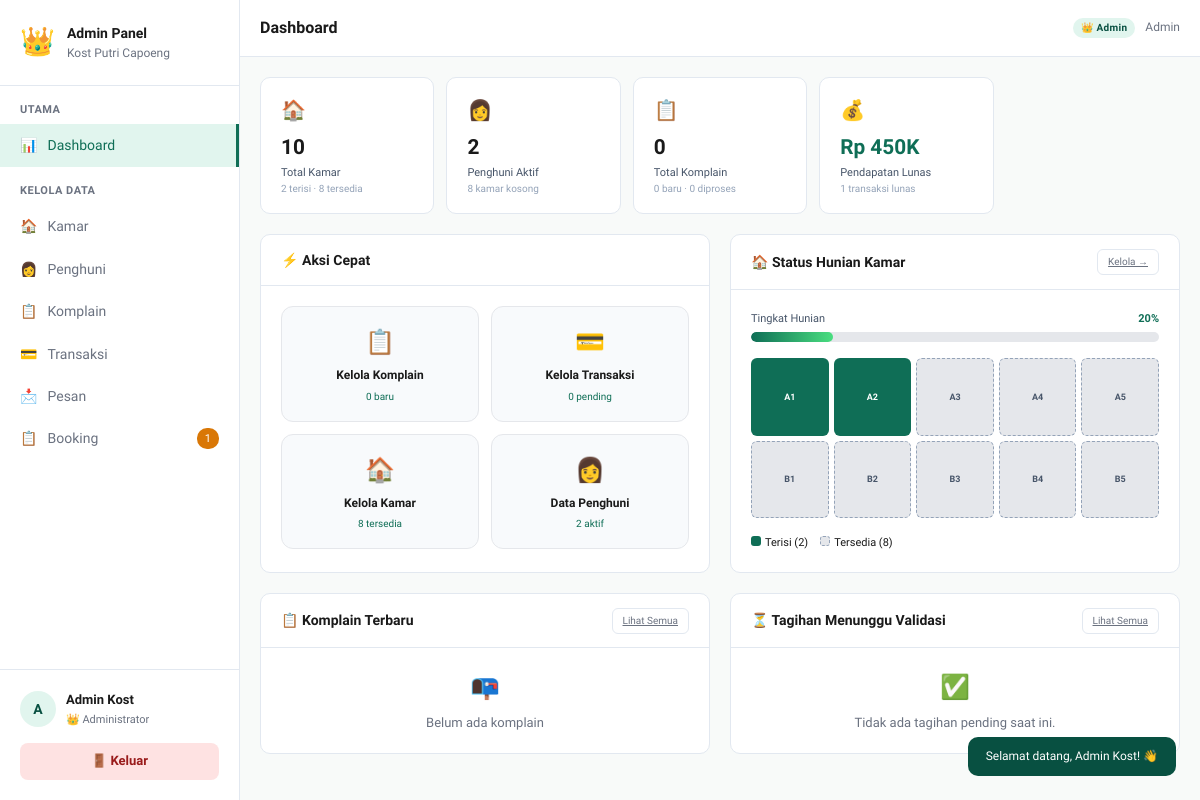
The page /admin.php (signed in) on the database its author committed.
### tables this page shows
CREATE TABLE `tb_transaksi` (
  `id` int NOT NULL,
  `nama` varchar(100) DEFAULT NULL,
  `no_kamar` varchar(10) DEFAULT NULL,
  `bulan` varchar(30) DEFAULT NULL,
  `jumlah` int DEFAULT NULL,
  `metode` varchar(50) DEFAULT '-',
  `status` enum('terkirim','pending','lunas','gagal') DEFAULT 'terkirim',
  `tanggal` date DEFAULT NULL,
  `no_hp` varchar(20) DEFAULT NULL,
  `bukti` varchar(255) DEFAULT NULL,
  `catatan` text
);

CREATE TABLE `tb_kamar` (
  `id` int NOT NULL,
  `nama` varchar(50) NOT NULL,
  `tipe` enum('Standard','Premium') NOT NULL,
  `harga` int NOT NULL,
  `status` enum('tersedia','terisi') DEFAULT 'tersedia',
  `fasilitas` text,
  `foto` varchar(255) DEFAULT ''
);

### admin.php (called while the page is built, shortened)
<?php
require_once 'config.php';
$page = $_GET['page'] ?? 'dashboard';
$page_map = [
    'dashboard'  => ['file' => 'admin/page/dashboard.php',  'title' => 'Dashboard'],
    'kamar'      => ['file' => 'admin/page/kamar.php',      'title' => 'Kelola Kamar'],
    'penghuni'   => ['file' => 'admin/page/penghuni.php',   'title' => 'Data Penghuni'],
    'komplain'   => ['file' => 'admin/page/komplain.php',   'title' => 'Manajemen Komplain'],
    'transaksi'  => ['file' => 'admin/page/transaksi.php',  'title' => 'Manajemen Transaksi'],
    'pesan'      => ['file' => 'admin/page/pesan.php',      'title' => 'Manajemen Pesan'],
    'booking'    => ['file' => 'admin/page/booking.php',    'title' => 'Manajemen Booking'],
];
include 'admin/header.php';
include $page_map[$page]['file'];
include 'admin/footer.php';

### config.php (called while the page is built, shortened)
<?php
function getDB() {
    static $conn = null;
    if ($conn !== null) return $conn;
    $c = new mysqli(DB_HOST, DB_USER, DB_PASS, DB_NAME);
    $c->set_charset('utf8mb4');
    $conn = $c;
    return $conn;
}
function getTransaksiAll() {
    $db = getDB();
    $result = $db->query("SELECT * FROM tb_transaksi ORDER BY id ASC");
    $rows = [];
    while ($row = $result->fetch_assoc()) $rows[] = $row;
    return $rows;
}
function getKamarData() {
    $db = getDB();
    $result = $db->query("SELECT * FROM tb_kamar ORDER BY id ASC");
    $rows = [];
    while ($row = $result->fetch_assoc()) $rows[] = $row;
    return $rows;
}
function getKomplainAll() {
    $db = getDB();
    $result = $db->query("SELECT * FROM tb_komplain ORDER BY id DESC");
    $rows = [];
    return $rows;
}

### admin/page/dashboard.php (the view, shortened to what this page needs)
<?php
$kamar_all     = getKamarData();
$komplain_all  = getKomplainAll();
$transaksi_all = getTransaksiAll();
$total_kamar   = count($kamar_all);
$tersedia      = count(array_filter($kamar_all, fn($k) => $k['status'] === 'tersedia'));
$terisi        = $total_kamar - $tersedia;
$komplain_baru = count(array_filter($komplain_all, fn($k) => $k['status'] === 'baru'));
$komplain_pros = count(array_filter($komplain_all, fn($k) => $k['status'] === 'diproses'));
$pending_list  = array_filter($transaksi_all, fn($t) => $t['status'] === 'pending');
$lunas_list    = array_filter($transaksi_all, fn($t) => $t['status'] === 'lunas');
$total_pending  = count($pending_list);
$total_lunas    = count($lunas_list);
$total_pendapatan = array_sum(array_column(array_values($lunas_list), 'jumlah'));
?>
<div class="admin-stats-grid">
  <div class="admin-stat-card accent">
    <div class="admin-stat-icon">🏠</div>
    <div class="admin-stat-val"><?= $total_kamar ?></div>
    <div class="admin-stat-lbl">Total Kamar</div>
    <div class="admin-stat-sub"><?= $terisi ?> terisi · <?= $tersedia ?> tersedia</div>
  </div>
  <div class="admin-stat-card">
    <div class="admin-stat-icon">👩</div>
    <div class="admin-stat-val"><?= $terisi ?></div>
    <div class="admin-stat-lbl">Penghuni Aktif</div>
    <div class="admin-stat-sub"><?= $tersedia ?> kamar kosong</div>
  </div>
  <div class="admin-stat-card">
    <div class="admin-stat-icon">📋</div>
    <div class="admin-stat-val"><?= count($komplain_all) ?></div>
    <div class="admin-stat-lbl">Total Komplain</div>
    <div class="admin-stat-sub"><?= $komplain_baru ?> baru · <?= $komplain_pros ?> diproses</div>
  </div>
  <div class="admin-stat-card">
    <div class="admin-stat-icon">💰</div>
    <div class="admin-stat-val" style="color:#0F6E56;">Rp <?= number_format($total_pendapatan/1000, 0, ',', '.') ?>K</div>
    <div class="admin-stat-lbl">Pendapatan Lunas</div>
    <div class="admin-stat-sub"><?= $total_lunas ?> transaksi lunas</div>
  </div>
</div>
<div class="admin-grid-2">
  <div class="admin-card">
    <div class="admin-card-header">
      <span class="admin-card-title">⚡ Aksi Cepat</span>
    </div>
    <div class="admin-card-body" style="display:grid;grid-template-columns:repeat(auto-fit, minmax(130px,1fr));gap:.75rem;">
      <?php
      $actions = [
        ['admin.php?page=komplain', '📋', 'Kelola Komplain', $komplain_baru.' baru', $komplain_baru>0?'#dc2626':'#0F6E56'],
        ['admin.php?page=transaksi', '💳', 'Kelola Transaksi', $total_pending.' pending', $total_pending>0?'#d97706':'#0F6E56'],
        ['admin.php?page=kamar', '🏠', 'Kelola Kamar', $tersedia.' tersedia', '#0F6E56'],
        ['admin.php?page=penghuni', '👩', 'Data Penghuni', $terisi.' aktif', '#0F6E56'],
      ];
      foreach($actions as $a):
      ?>
      <a href="<?= $a[0] ?>" style="text-decoration:none;">
        <div style="background:#f8fafc;border:1px solid #e5e7eb;border-radius:12px;padding:1rem;text-align:center;transition:border-color .2s;"
             onmouseover="this.style.borderColor='<?= $a[4] ?>'" onmouseout="this.style.borderColor='#e5e7eb'">
          <div style="font-size:1.5rem;margin-bottom:5px;"><?= $a[1] ?></div>
          <div style="font-weight:700;font-size:12px;color:#1a1a1a;"><?= $a[2] ?></div>
          <div style="font-size:10px;color:<?= $a[4] ?>;margin-top:3px;"><?= $a[3] ?></div>
        </div>
      </a>
      <?php endforeach; ?>
    </div>
  </div>
  <div class="admin-card">
    <div class="admin-card-header">
      <span class="admin-card-title">🏠 Status Hunian Kamar</span>
      <a href="admin.php?page=kamar" class="admin-btn admin-btn-outline admin-btn-sm">Kelola →</a>
    </div>
    <div class="admin-card-body">
      <div style="margin-bottom:1rem;">
        <div style="display:flex;justify-content:space-between;margin-bottom:5px;">
          <span style="font-size:11px;color:#475569;">Tingkat Hunian</span>
          <span style="font-size:11px;font-weight:700;color:#0F6E56;"><?= round($terisi/$total_kamar*100) ?>%</span>
        </div>
        <div style="background:#e5e7eb;border-radius:9px;height:10px;overflow:hidden;">
          <div style="background:linear-gradient(90deg,#0F6E56,#4ade80);height:100%;width:<?= round($terisi/$total_kamar*100) ?>%;border-radius:9px;transition:width .5s;"></div>
        </div>
      </div>
      <div style="display:grid;grid-template-columns:repeat(5,1fr);gap:5px;">
        <?php foreach($kamar_all as $k): ?>
        <div title="<?= $k['nama'] ?> — <?= ucfirst($k['status']) ?>"
             style="aspect-ratio:1;border-radius:6px;display:flex;align-items:center;justify-content:center;font-size:9px;font-weight:700;cursor:default;
             <?= $k['status']==='terisi' ? 'background:#0F6E56;color:white;' : 'background:#e5e7eb;color:#475569;border:1px dashed #94a3b8;' ?>">
          <?= preg_replace('/[^A-Z0-9]/i', '', $k['nama']) ?>
        </div>
        <?php endforeach; ?>
      </div>
      <div style="display:flex;gap:12px;margin-top:1rem;font-size:11px;">
        <span><span style="display:inline-block;width:10px;height:10px;background:#0F6E56;border-radius:3px;margin-right:4px;"></span>Terisi (<?= $terisi ?>)</span>
        <span><span style="display:inline-block;width:10px;height:10px;background:#e5e7eb;border:1px dashed #94a3b8;border-radius:3px;margin-right:4px;"></span>Tersedia (<?= $tersedia ?>)</span>
      </div>
    </div>
  </div>
</div>
<div class="admin-grid-2">
  <div class="admin-card">
    <div class="admin-card-header">
      <span class="admin-card-title">📋 Komplain Terbaru</span>
      <a href="admin.php?page=komplain" class="admin-btn admin-btn-outline admin-btn-sm">Lihat Semua</a>
    </div>
    <?php $recent = array_slice($komplain_all, 0, 5); ?>
    <?php if(empty($recent)): ?>
    <div class="admin-empty"><span class="admin-empty-icon">📭</span>Belum ada komplain</div>
    <?php endif; ?>
  </div>
  <div class="admin-card">
    <div class="admin-card-header">
      <span class="admin-card-title">⏳ Tagihan Menunggu Validasi</span>
      <a href="admin.php?page=transaksi&status=pending" class="admin-btn admin-btn-outline admin-btn-sm">Lihat Semua</a>
    </div>
    <?php $tagihan_pending = array_values($pending_list); ?>
    <?php if(empty($tagihan_pending)): ?>
    <div class="admin-empty"><span class="admin-empty-icon">✅</span>Tidak ada tagihan pending saat ini.</div>
    <?php endif; ?>
  </div>
</div>

### style.css (style rules this page uses)
*, *::before, *::after { box-sizing: border-box; margin: 0; padding: 0; }
:root { --teal: #0F6E56; --teal-light: #E1F5EE; --teal-mid: #1D9E75; --teal-dark: #085041; --teal-xlight: #f0fdf9; --amber: #EF9F27; --amber-light: #FAEEDA; --coral: #D85A30; --coral-light: #FAECE7; --text: #1a1a1a; --text-muted: #475569; --text-light: #94a3b8; --border: #e2e8f0; --bg: #f8faf9; --white: #ffffff; --radius-sm: 6px; --radius-md: 10px; --radius-lg: 16px; --shadow-sm: 0 1px 3px rgba(0,0,0,0.05); --shadow-md: 0 2px 12px rgba(0,0,0,0.06); --shadow-lg: 0 4px 24px rgba(0,0,0,0.08); --sidebar-w: 230px; --gap: 1.25rem; --card-padding: 1.25rem; }
html { scroll-behavior: smooth; }
body { font-family: 'Plus Jakarta Sans', 'Segoe UI', sans-serif; color: var(--text); background: var(--bg); font-size: 14px; line-height: 1.6; }

### admin.css (style rules this page uses)
:root { --teal: #0F6E56; --teal-light: #E1F5EE; --teal-dark: #085041; --text: #1a1a1a; --text-muted: #6b7280; --border: #e2e8f0; --bg: #f8faf9; --white: #ffffff; --gap: 1.25rem; --radius-sm: 6px; --radius-md: 10px; --radius-lg: 14px; --shadow-sm: 0 1px 3px rgba(0,0,0,0.04); --shadow-md: 0 2px 12px rgba(0,0,0,0.06); }
body { background: #f8fafc; color: #1a1a1a; margin: 0; font-family: 'Plus Jakarta Sans', sans-serif; }
.admin-body { background: var(--bg); color: var(--text); }
.admin-card { background: #ffffff; border: 1px solid var(--border); border-radius: var(--radius-md); padding: 0; overflow: hidden; transition: all 0.2s ease; }
.admin-card-header { padding: 0.85rem 1.25rem; border-bottom: 1px solid var(--border); display: flex; justify-content: space-between; align-items: center; flex-wrap: wrap; gap: 0.5rem; }
.admin-card-title { font-weight: 700; font-size: 14px; color: #1a1a1a; }
.admin-card-body { padding: 1.25rem; }
.admin-stat-card { background: #ffffff; border: 1px solid var(--border); border-radius: var(--radius-md); padding: 1rem 1.25rem; transition: all 0.2s ease; }
.admin-stat-val { font-size: 1.3rem; font-weight: 700; color: #1a1a1a; }
.admin-stat-lbl { font-size: 11px; color: #475569; font-weight: 500; }
.admin-stat-sub { font-size: 10px; color: #94a3b8; }
.admin-stat-icon { font-size: 20px; margin-bottom: 5px; }
.admin-stats-grid { display: grid; grid-template-columns: repeat(auto-fill, minmax(170px, 1fr)); gap: 0.75rem; }
.admin-grid-2 { display: grid; grid-template-columns: 1fr 1fr; gap: 1.25rem; margin-top: 1.25rem; }
.admin-btn-outline { border: 1px solid var(--border); color: var(--text-muted); background: transparent; padding: 8px 16px; border-radius: 6px; cursor: pointer; transition: 0.15s ease; }
.admin-btn-sm { padding: 4px 10px; font-size: 10px; border-radius: 6px; }
.admin-empty { text-align: center; padding: 20px; font-size: 13px; color: var(--text-muted); }
.admin-empty-icon { display: block; font-size: 24px; margin-bottom: 6px; }

### rows shown on the page
tb_transaksi: $total_pendapatan/1000 "450", status "1"
tb_kamar: nama "A1"
tb_kamar: nama "A2"
tb_kamar: nama "A3"
tb_kamar: nama "A4"
tb_kamar: nama "A5"
tb_kamar: nama "B1"
tb_kamar: nama "B2"
tb_kamar: nama "B3"
tb_kamar: nama "B4"
tb_kamar: nama "B5"

### other values the page prints
$booking_baru "1"
substr($_SESSION['user_nama'] ?? 'A', 0, 1) "A"
$_SESSION['user_nama'] "Admin Kost"
$pageTitle "Dashboard"
explode(' ', $_SESSION['user_nama'] ?? 'Admin')[0] "Admin"
$total_kamar "10"
$terisi "2"
$tersedia "8"
count($komplain_all) "0"
$komplain_baru "0"
$komplain_pros "0"
$a[1] "📋"
$a[2] "Kelola Komplain"
$a[3] "0 baru"
$a[1] "💳"
